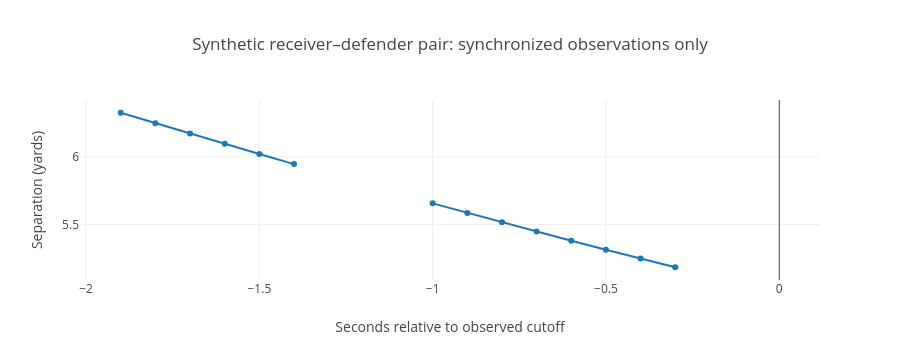

The notebook cell this image was saved under:
### Markdown cell above
## Observed separation with genuine gaps

Distance uses a shared coordinate origin: subtract the two ball-relative offsets.
Subtracting two players' individually centered displacement histories would be wrong.
The ball landing point is organizer-supplied and cancels in this calculation.

The line intentionally breaks where either track is absent. No interpolation, forward
fill, forecast target, or retrospective coverage annotation is used.

### Code cell
support = relations.observed[0, 1]
separation = np.where(support, relations.values[0, 1, :, 4] * 20, np.nan)
expected = np.sqrt((3 - clock) ** 2 + 4**2)
np.testing.assert_allclose(separation[support], expected[support], atol=2e-6)
fig = go.Figure(
    go.Scatter(
        x=clock.tolist(),
        y=separation.tolist(),
        mode="lines+markers",
        connectgaps=False,
        name="Observed pair separation",
    )
)
fig.update_layout(
    template=None,
    title="Synthetic receiver–defender pair: synchronized observations only",
    xaxis_title="Seconds relative to observed cutoff",
    yaxis_title="Separation (yards)",
    height=360,
)
display({"application/vnd.plotly.v1+json": json.loads(fig.to_json())}, raw=True)
print("seconds   separation_yards   supported")
for second, distance, present in zip(clock, separation, support, strict=True):
    print(f"{second:7.1f}   {distance:16.4f}   {bool(present)}")

### Figure 1 — Plotly figure (JSON) as saved in the notebook; plotly's stock layout.template omitted (floating-point values rounded to 4 significant figures)
{"data": [{"connectgaps": false, "mode": "lines+markers", "name": "Observed pair separation", "type": "scatter", "x": [-1.9, -1.8, -1.7, -1.6, -1.5, -1.4, -1.3, -1.2, -1.1, -1.0, -0.9, -0.8, -0.7, -0.6, -0.5, -0.4, -0.3, -0.2, -0.1, 0.0], "y": [6.325, 6.248, 6.172, 6.096, 6.021, 5.946, null, null, null, 5.657, 5.587, 5.517, 5.449, 5.381, 5.315, 5.25, 5.186, null, null, null]}], "layout": {"height": 360, "title": {"text": "Synthetic receiver–defender pair: synchronized observations only"}, "xaxis": {"title": {"text": "Seconds relative to observed cutoff"}}, "yaxis": {"title": {"text": "Separation (yards)"}}}}
